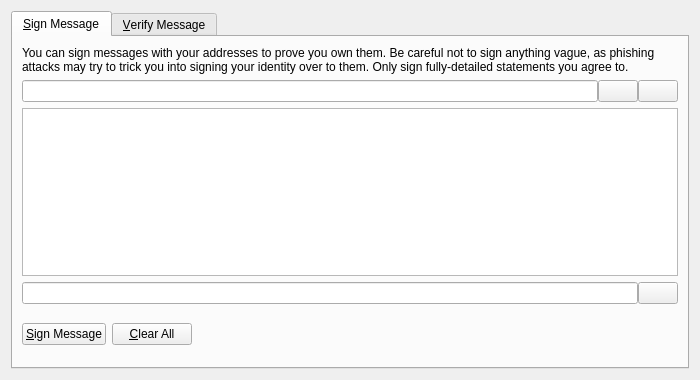
<?xml version="1.0" encoding="UTF-8"?>
<ui version="4.0">
 <class>SignVerifyMessageDialog</class>
 <widget class="QDialog" name="SignVerifyMessageDialog">
  <property name="geometry">
   <rect>
    <x>0</x>
    <y>0</y>
    <width>700</width>
    <height>380</height>
   </rect>
  </property>
  <property name="windowTitle">
   <string>Signatures - Sign / Verify a Message</string>
  </property>
  <property name="modal">
   <bool>true</bool>
  </property>
  <layout class="QVBoxLayout" name="verticalLayout">
   <item>
    <widget class="QTabWidget" name="tabWidget">
     <property name="currentIndex">
      <number>0</number>
     </property>
     <widget class="QWidget" name="tabSignMessage">
      <attribute name="title">
       <string>&amp;Sign Message</string>
      </attribute>
      <layout class="QVBoxLayout" name="verticalLayout_SM">
       <item>
        <widget class="QLabel" name="infoLabel_SM">
         <property name="text">
          <string>You can sign messages with your addresses to prove you own them. Be careful not to sign anything vague, as phishing attacks may try to trick you into signing your identity over to them. Only sign fully-detailed statements you agree to.</string>
         </property>
         <property name="textFormat">
          <enum>Qt::PlainText</enum>
         </property>
         <property name="wordWrap">
          <bool>true</bool>
         </property>
        </widget>
       </item>
       <item>
        <layout class="QHBoxLayout" name="horizontalLayout_1_SM">
         <property name="spacing">
          <number>0</number>
         </property>
         <item>
          <widget class="QValidatedLineEdit" name="addressIn_SM">
           <property name="toolTip">
            <string>The address to sign the message with (e.g. 1NS17iag9jJgTHD1VXjvLCEnZuQ3rJDE9L)</string>
           </property>
           <property name="maxLength">
            <number>34</number>
           </property>
          </widget>
         </item>
         <item>
          <widget class="QPushButton" name="addressBookButton_SM">
           <property name="toolTip">
            <string>Choose an address from the address book</string>
           </property>
           <property name="text">
            <string/>
           </property>
           <property name="icon">
            <iconset resource="../baudcoin.qrc">
             <normaloff>:/icons/address-book</normaloff>:/icons/address-book</iconset>
           </property>
           <property name="shortcut">
            <string>Alt+A</string>
           </property>
           <property name="autoDefault">
            <bool>false</bool>
           </property>
          </widget>
         </item>
         <item>
          <widget class="QPushButton" name="pasteButton_SM">
           <property name="toolTip">
            <string>Paste address from clipboard</string>
           </property>
           <property name="text">
            <string/>
           </property>
           <property name="icon">
            <iconset resource="../baudcoin.qrc">
             <normaloff>:/icons/editpaste</normaloff>:/icons/editpaste</iconset>
           </property>
           <property name="shortcut">
            <string>Alt+P</string>
           </property>
           <property name="autoDefault">
            <bool>false</bool>
           </property>
          </widget>
         </item>
        </layout>
       </item>
       <item>
        <widget class="QPlainTextEdit" name="messageIn_SM">
         <property name="toolTip">
          <string>Enter the message you want to sign here</string>
         </property>
        </widget>
       </item>
       <item>
        <layout class="QHBoxLayout" name="horizontalLayout_2_SM">
         <property name="spacing">
          <number>0</number>
         </property>
         <item>
          <widget class="QLineEdit" name="signatureOut_SM">
           <property name="font">
            <font>
             <italic>true</italic>
            </font>
           </property>
           <property name="readOnly">
            <bool>true</bool>
           </property>
          </widget>
         </item>
         <item>
          <widget class="QPushButton" name="copySignatureButton_SM">
           <property name="toolTip">
            <string>Copy the current signature to the system clipboard</string>
           </property>
           <property name="text">
            <string/>
           </property>
           <property name="icon">
            <iconset resource="../baudcoin.qrc">
             <normaloff>:/icons/editcopy</normaloff>:/icons/editcopy</iconset>
           </property>
           <property name="shortcut">
            <string>Alt+Y</string>
           </property>
           <property name="autoDefault">
            <bool>false</bool>
           </property>
          </widget>
         </item>
        </layout>
       </item>
       <item>
        <layout class="QHBoxLayout" name="horizontalLayout_3_SM">
         <item>
          <widget class="QPushButton" name="signMessageButton_SM">
           <property name="toolTip">
            <string>Sign the message to prove you own this Baudcoin address</string>
           </property>
           <property name="text">
            <string>&amp;Sign Message</string>
           </property>
           <property name="icon">
            <iconset resource="../baudcoin.qrc">
             <normaloff>:/icons/edit</normaloff>:/icons/edit</iconset>
           </property>
           <property name="autoDefault">
            <bool>false</bool>
           </property>
          </widget>
         </item>
         <item>
          <widget class="QPushButton" name="clearButton_SM">
           <property name="toolTip">
            <string>Reset all sign message fields</string>
           </property>
           <property name="text">
            <string>&amp;Clear All</string>
           </property>
           <property name="icon">
            <iconset resource="../baudcoin.qrc">
             <normaloff>:/icons/remove</normaloff>:/icons/remove</iconset>
           </property>
           <property name="autoDefault">
            <bool>false</bool>
           </property>
          </widget>
         </item>
         <item>
          <spacer name="horizontalSpacer_1_SM">
           <property name="orientation">
            <enum>Qt::Horizontal</enum>
           </property>
           <property name="sizeHint" stdset="0">
            <size>
             <width>40</width>
             <height>48</height>
            </size>
           </property>
          </spacer>
         </item>
         <item>
          <widget class="QLabel" name="statusLabel_SM">
           <property name="font">
            <font>
             <weight>75</weight>
             <bold>true</bold>
            </font>
           </property>
           <property name="text">
            <string/>
           </property>
           <property name="wordWrap">
            <bool>true</bool>
           </property>
          </widget>
         </item>
         <item>
          <spacer name="horizontalSpacer_2_SM">
           <property name="orientation">
            <enum>Qt::Horizontal</enum>
           </property>
           <property name="sizeHint" stdset="0">
            <size>
             <width>40</width>
             <height>48</height>
            </size>
           </property>
          </spacer>
         </item>
        </layout>
       </item>
      </layout>
     </widget>
     <widget class="QWidget" name="tabVerifyMessage">
      <attribute name="title">
       <string>&amp;Verify Message</string>
      </attribute>
      <layout class="QVBoxLayout" name="verticalLayout_VM">
       <item>
        <widget class="QLabel" name="infoLabel_VM">
         <property name="text">
          <string>Enter the signing address, message (ensure you copy line breaks, spaces, tabs, etc. exactly) and signature below to verify the message. Be careful not to read more into the signature than what is in the signed message itself, to avoid being tricked by a man-in-the-middle attack.</string>
         </property>
         <property name="textFormat">
          <enum>Qt::PlainText</enum>
         </property>
         <property name="alignment">
          <set>Qt::AlignLeading|Qt::AlignLeft|Qt::AlignTop</set>
         </property>
         <property name="wordWrap">
          <bool>true</bool>
         </property>
        </widget>
       </item>
       <item>
        <layout class="QHBoxLayout" name="horizontalLayout_1_VM">
         <property name="spacing">
          <number>0</number>
         </property>
         <item>
          <widget class="QValidatedLineEdit" name="addressIn_VM">
           <property name="toolTip">
            <string>The address the message was signed with (e.g. 1NS17iag9jJgTHD1VXjvLCEnZuQ3rJDE9L)</string>
           </property>
           <property name="maxLength">
            <number>34</number>
           </property>
          </widget>
         </item>
         <item>
          <widget class="QPushButton" name="addressBookButton_VM">
           <property name="toolTip">
            <string>Choose an address from the address book</string>
           </property>
           <property name="text">
            <string/>
           </property>
           <property name="icon">
            <iconset resource="../baudcoin.qrc">
             <normaloff>:/icons/address-book</normaloff>:/icons/address-book</iconset>
           </property>
           <property name="shortcut">
            <string>Alt+A</string>
           </property>
           <property name="autoDefault">
            <bool>false</bool>
           </property>
          </widget>
         </item>
        </layout>
       </item>
       <item>
        <widget class="QPlainTextEdit" name="messageIn_VM"/>
       </item>
       <item>
        <widget class="QValidatedLineEdit" name="signatureIn_VM"/>
       </item>
       <item>
        <layout class="QHBoxLayout" name="horizontalLayout_2_VM">
         <item>
          <widget class="QPushButton" name="verifyMessageButton_VM">
           <property name="toolTip">
            <string>Verify the message to ensure it was signed with the specified Baudcoin address</string>
           </property>
           <property name="text">
            <string>&amp;Verify Message</string>
           </property>
           <property name="icon">
            <iconset resource="../baudcoin.qrc">
             <normaloff>:/icons/transaction_0</normaloff>:/icons/transaction_0</iconset>
           </property>
           <property name="autoDefault">
            <bool>false</bool>
           </property>
          </widget>
         </item>
         <item>
          <widget class="QPushButton" name="clearButton_VM">
           <property name="toolTip">
            <string>Reset all verify message fields</string>
           </property>
           <property name="text">
            <string>&amp;Clear All</string>
           </property>
           <property name="icon">
            <iconset resource="../baudcoin.qrc">
             <normaloff>:/icons/remove</normaloff>:/icons/remove</iconset>
           </property>
           <property name="autoDefault">
            <bool>false</bool>
           </property>
          </widget>
         </item>
         <item>
          <spacer name="horizontalSpacer_1_VM">
           <property name="orientation">
            <enum>Qt::Horizontal</enum>
           </property>
           <property name="sizeHint" stdset="0">
            <size>
             <width>40</width>
             <height>48</height>
            </size>
           </property>
          </spacer>
         </item>
         <item>
          <widget class="QLabel" name="statusLabel_VM">
           <property name="font">
            <font>
             <weight>75</weight>
             <bold>true</bold>
            </font>
           </property>
           <property name="text">
            <string/>
           </property>
           <property name="wordWrap">
            <bool>true</bool>
           </property>
          </widget>
         </item>
         <item>
          <spacer name="horizontalSpacer_2_VM">
           <property name="orientation">
            <enum>Qt::Horizontal</enum>
           </property>
           <property name="sizeHint" stdset="0">
            <size>
             <width>40</width>
             <height>48</height>
            </size>
           </property>
          </spacer>
         </item>
        </layout>
       </item>
      </layout>
     </widget>
    </widget>
   </item>
  </layout>
 </widget>
 <customwidgets>
  <customwidget>
   <class>QValidatedLineEdit</class>
   <extends>QLineEdit</extends>
   <header>qvalidatedlineedit.h</header>
  </customwidget>
 </customwidgets>
 <resources>
  <include location="../baudcoin.qrc"/>
 </resources>
 <connections/>
</ui>
